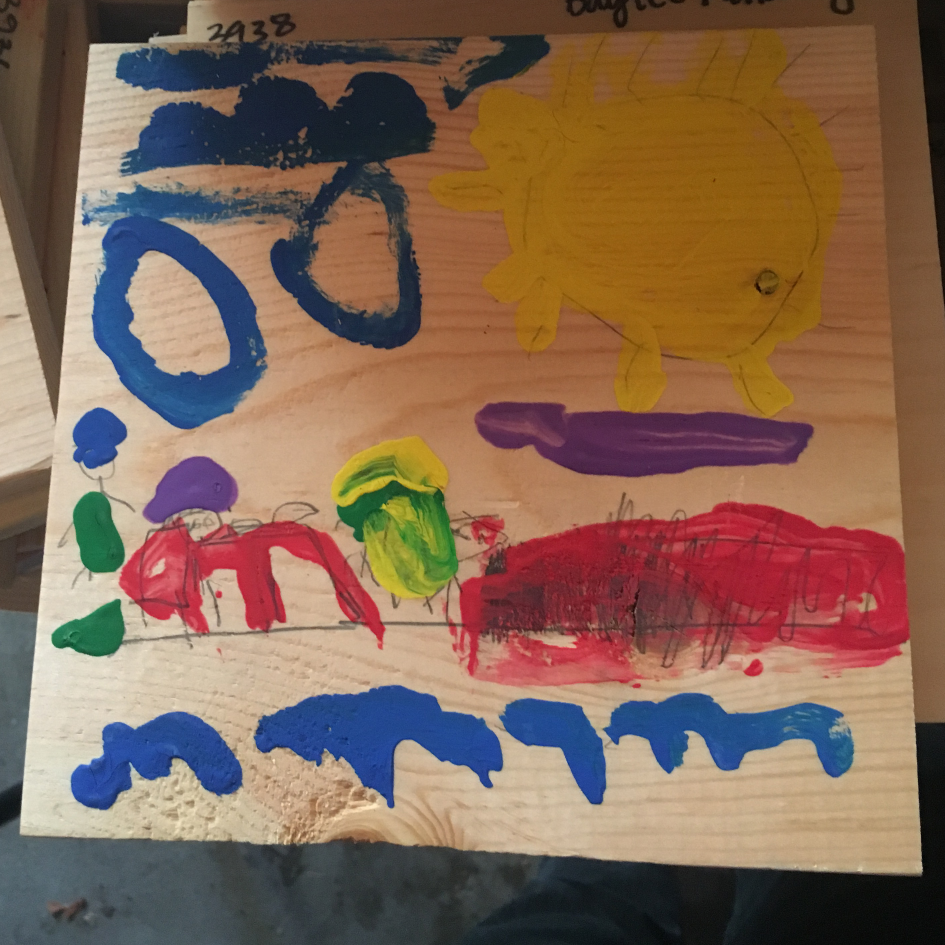
#> input picture TestImages/3044.jpg, 2835 x 2835 px (shown at 1/3 size)
$ python BFMatcher.py
#> lines starting #> are read from the running program, lines starting #| are printed output that depends on the picture; pictures that were not available may be replaced by others from this repository, and a replacement may not be noted
import numpy as np
import cv2 as cv
from matplotlib import pyplot as plt


img1 = cv.imread('./TestImages/3044.jpg',0)          # queryImage
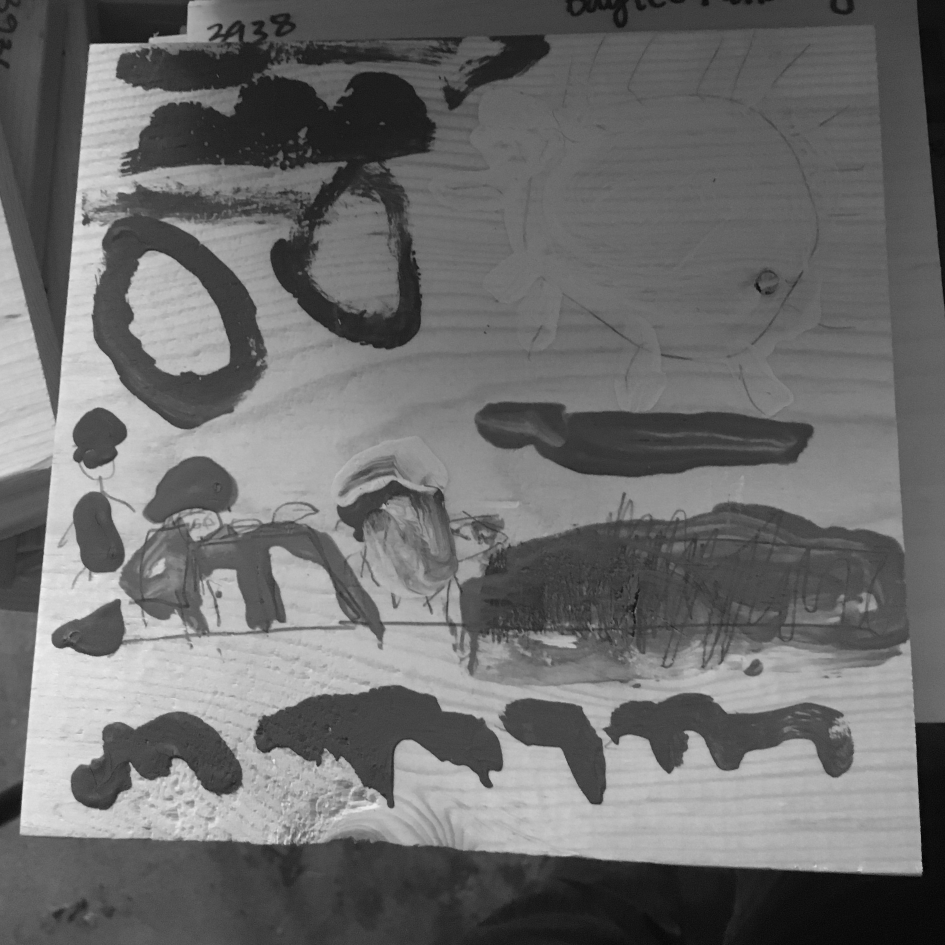
#> img1: shape (2835, 2835) (shown at 1/3 size); min 0, max 250, mean 109
img2 = cv.imread('./Pictures/3227.jpg',0) # trainImage
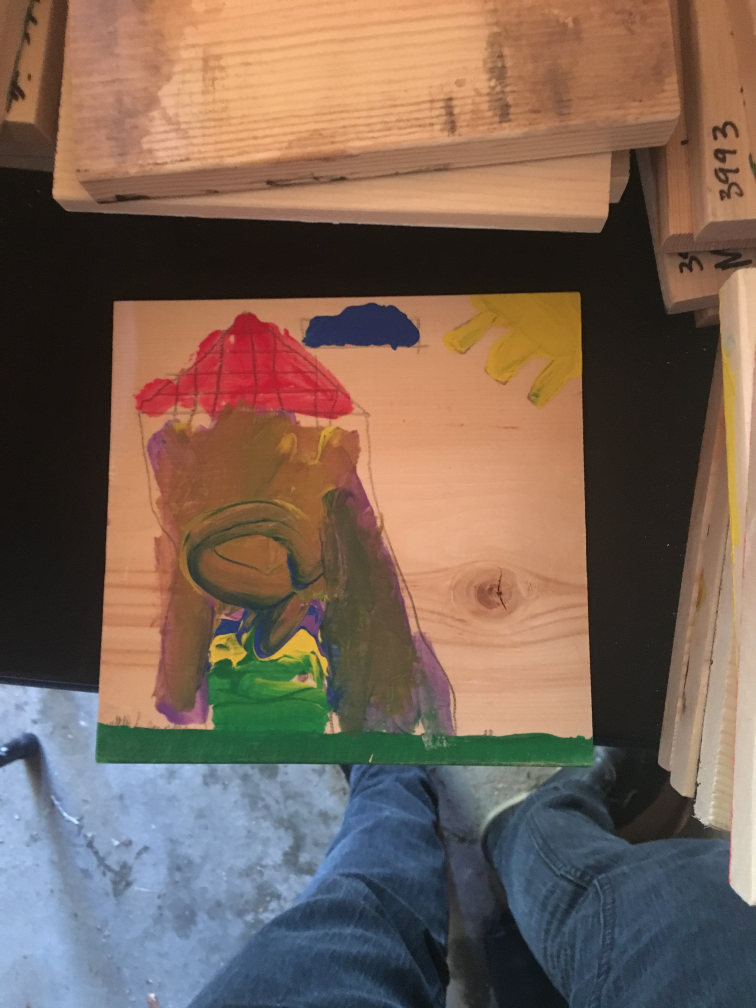
#> input picture TestImages/3045.JPG, 3024 x 4032 px, given in place of 3227.jpg, which was not available (shown at 1/4 size)
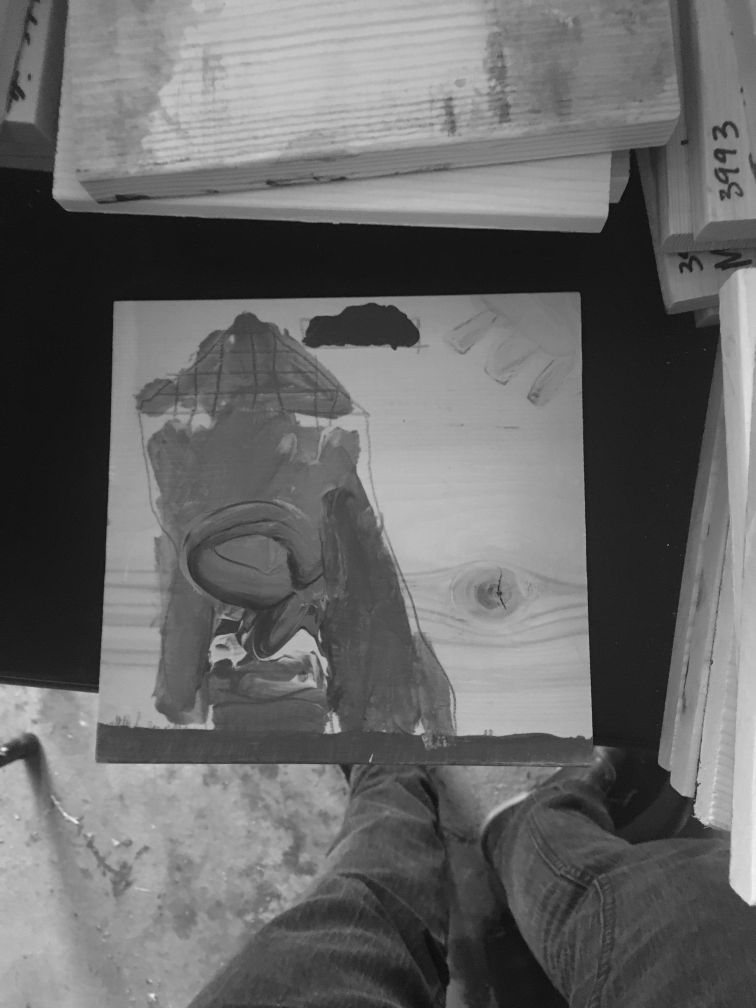
#> img2: shape (4032, 3024) (shown at 1/4 size); min 0, max 247, mean 104.8
# Initiate KAZE detector
alg = cv.KAZE_create()
# find the keypoints and descriptors with SIFT
#> (the run stopped early here; a loop or call above may not have finished)
